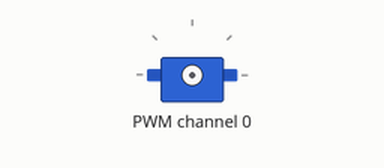
This program was run on a simulated Raspberry Pi (BCM pin numbers). On the bench: servo. Servo angles are drawn from the pulse width (0.5 ms = 0°, 2.5 ms = 180°); library files of the repository ran but are not shown: PCA9685.py; what the program prints to the terminal is not drawn. At 9.0 s the program stops and its outputs stay as they are.

Above: at 0.1 s.
At 2.1 s:
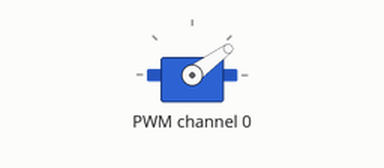
At 4.1 s:
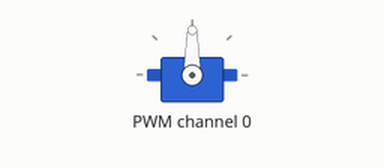
At 8.1 s:
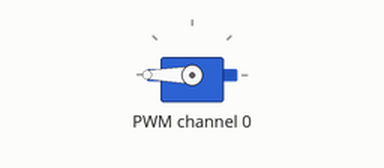
Timing chart, 0 to 9.6 s (numbered marks = the images above):
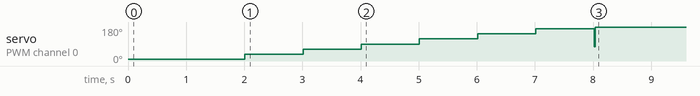

The program:

starterdude.py
```python
import time
from PCA9685 import PCA9685
from time import ctime


print("start")

pwm = PCA9685(0x40)
pwm.setPWMFreq(50)

'''
for i in range(300,800):
    pwm.setServoPulse(0,i) # starts at 300 to 2600... 1500is about middle
    time.sleep(0.1)
    print(i)
'''

pwm.setServoPulse(0,300) # starts at 300 to 2600... 1500is about middle


time.sleep(1)
pwm.setServoPulse(0,600)
time.sleep(1)
pwm.setServoPulse(0,900)
time.sleep(1)
pwm.setServoPulse(0,1200)
time.sleep(1)
pwm.setServoPulse(0,1500)
time.sleep(1)

pwm.setServoPulse(0,1800)
time.sleep(1)
pwm.setServoPulse(0,2100)
time.sleep(1)
pwm.setServoPulse(0,2400)
time.sleep(1)
pwm.setServoPulse(0,2600)


time.sleep(1)

#gpio.cleanup()

print("done")
```
